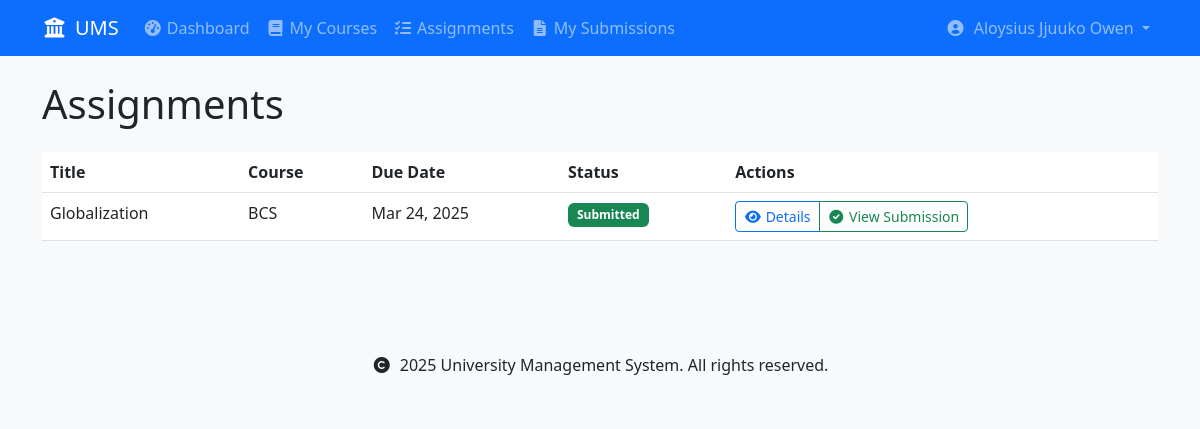
The app's page /assignments/ (signed in), older data.
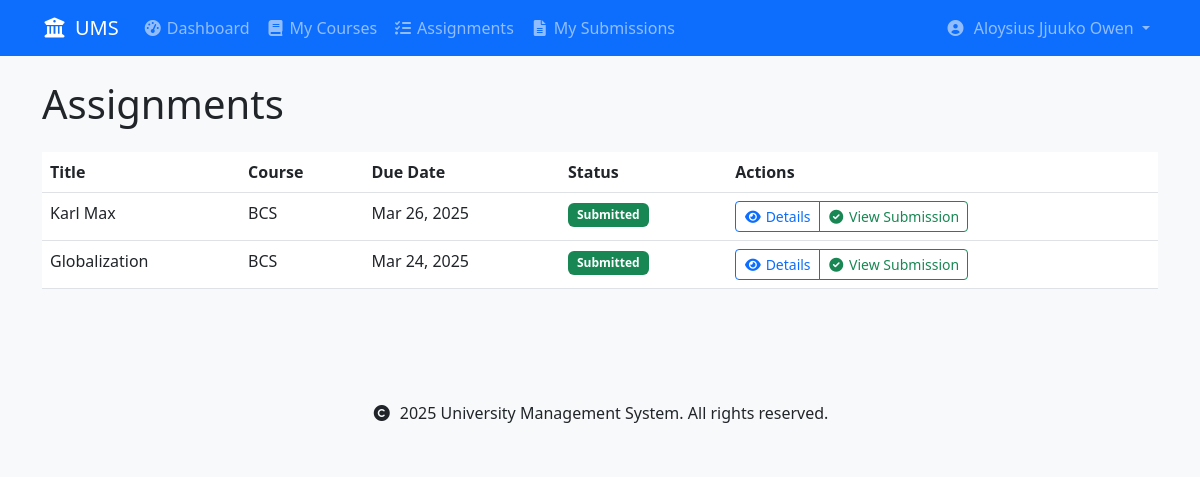
The same page, newer data.
### assignments/models.py (models this page shows, shortened)
class Assignment(models.Model):
    title = models.CharField(max_length=200)
    course = models.ForeignKey(
        'courses.Course',
        on_delete=models.CASCADE,
        related_name='assignments'
    )
    description = models.TextField()
    due_date = models.DateTimeField()
    total_marks = models.DecimalField(
        max_digits=5,
        decimal_places=2,
        validators=[MinValueValidator(0)]
    )
    created_at = models.DateTimeField(auto_now_add=True)
    created_by = models.ForeignKey(
        settings.AUTH_USER_MODEL,
        on_delete=models.CASCADE,
        related_name='created_assignments'
    )
    class Meta:
        ordering = ['-due_date']
    def is_past_due(self):
        return timezone.now() > self.due_date

### courses/models.py (models this page shows, shortened)
class Course(models.Model):
    code = models.CharField(max_length=10, unique=True)
    name = models.CharField(max_length=100)
    department = models.ForeignKey(
        'schools.Department',
        on_delete=models.CASCADE,
        related_name='courses'
    )
    lecturer = models.ForeignKey(
        settings.AUTH_USER_MODEL,
        on_delete=models.SET_NULL,  # Changed from CASCADE to SET_NULL
        related_name='courses_teaching',
        limit_choices_to={'user_type': 'lecturer'},
        null=True  # Allow null for existing records
    )
    description = models.TextField(blank=True)
    credits = models.PositiveIntegerField(
        validators=[MinValueValidator(1), MaxValueValidator(6)],
        default=3  # Default number of credits
    )
    is_active = models.BooleanField(default=True)
    created_at = models.DateTimeField(auto_now_add=True)
    updated_at = models.DateTimeField(auto_now=True)
    class Meta:
        ordering = ['department', 'code']
        unique_together = ['department', 'code']

### assignments/views.py (the view)
# urls.py: path('', views.assignment_list, name='assignment_list'),
@login_required
def assignment_list(request):
    if request.user.is_student():
        assignments = Assignment.objects.filter(
            course__enrollments__student=request.user
        ).select_related('course', 'course__lecturer')
        for assignment in assignments:
            assignment.has_submitted = Submission.objects.filter(
                assignment=assignment,
                student=request.user
            ).exists()
    else:
        assignments = Assignment.objects.filter(
            course__lecturer=request.user
        ).select_related('course')
    return render(request, 'assignments/assignment_list.html', {
        'assignments': assignments
    })

### accounts/models.py (called while the page is built)
    def is_student(self):
        return self.user_type == 'student'

### templates/assignments/assignment_list.html (shortened to what this page needs)
{% extends 'base.html' %}
{% load custom_filters %}
{% block content %}
<div class="container">
    <h1 class="mb-4">Assignments</h1>
    {% if assignments %}
        <div class="table-responsive">
            <table class="table table-hover">
                <thead>
                    <tr>
                        <th>Title</th>
                        <th>Course</th>
                        <th>Due Date</th>
                        <th>Status</th>
                        <th>Actions</th>
                    </tr>
                </thead>
                <tbody>
                    {% for assignment in assignments %}
                        <tr>
                            <td>{{ assignment.title }}</td>
                            <td>{{ assignment.course.code }}</td>
                            <td>
                                {{ assignment.due_date|date:"M d, Y" }}
                            </td>
                            <td>
                                {% if assignment.has_submitted %}
                                    <span class="badge bg-success">Submitted</span>
                                {% else %}
                                    {% if assignment.is_past_due %}
                                        <span class="badge bg-danger">Missed</span>
                                    {% else %}
                                        <span class="badge bg-warning">Pending</span>
                                    {% endif %}
                                {% endif %}
                            </td>
                            <td>
                                <div class="btn-group">
                                    <a href="{% url 'assignments:assignment_detail' assignment.id %}"
                                       class="btn btn-sm btn-outline-primary">
                                        <i class="fas fa-eye me-1"></i>Details
                                    </a>
                                    {% if user.is_student %}
                                        {% if assignment.has_submitted %}
                                            <a href="{% url 'assignments:submission_detail' assignment.submissions.first.id %}"
                                               class="btn btn-sm btn-outline-success">
                                                <i class="fas fa-check-circle me-1"></i>View Submission
                                            </a>
                                        {% elif not assignment.is_past_due %}
                                            <a href="{% url 'assignments:submit_assignment' assignment.id %}"
                                               class="btn btn-sm btn-success">
                                                <i class="fas fa-paper-plane me-1"></i>Submit
                                            </a>
                                        {% endif %}
                                    {% endif %}
                                </div>
                            </td>
                        </tr>
                    {% endfor %}
                </tbody>
            </table>
        </div>
    {% else %}
        <div class="alert alert-info">
            <p class="mb-0">No assignments found.</p>
        </div>
    {% endif %}
</div>
{% endblock %}

Row changes from the older to the newer data that the page shows:
added Assignment: title "Karl Max", course.code "BCS", due_date "Mar 26, 2025", shows "Submitted", shows "View Submission"
